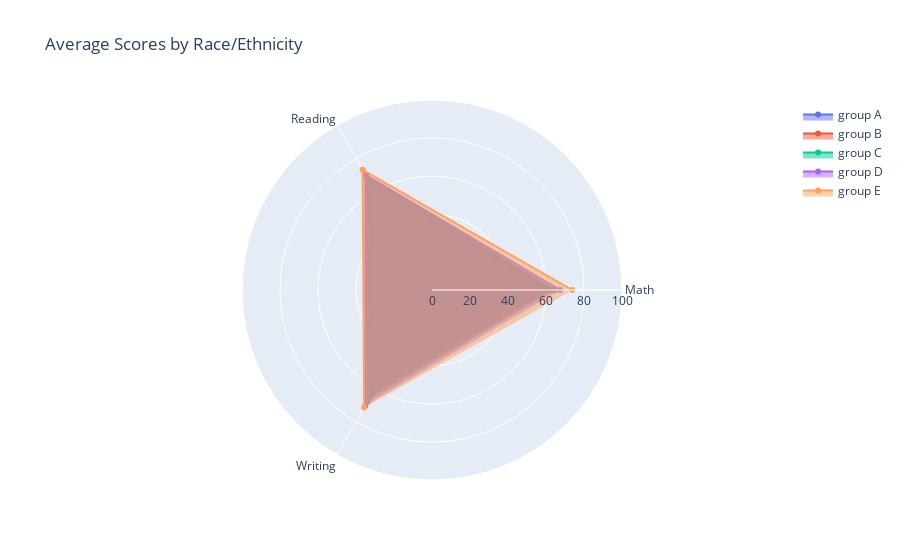

Notebook source saved alongside this figure:
### Code cell
#Radar Chart - Average Scores by Group
avg_scores = df.groupby('race_ethnicity')[['math_score', 'reading_score', 'writing_score']].mean()

fig = go.Figure()
for group in avg_scores.index:
    fig.add_trace(go.Scatterpolar(
        r=avg_scores.loc[group].values,
        theta=['Math', 'Reading', 'Writing'],
        fill='toself',
        name=group
    ))
fig.update_layout(polar=dict(radialaxis=dict(visible=True, range=[0, 100])),
                  title='Average Scores by Race/Ethnicity')
fig.show()

### Figure 1 — Plotly figure (JSON) as saved in the notebook; plotly's stock layout.template omitted (floating-point values rounded to 4 significant figures)
{"data": [{"fill": "toself", "name": "group A", "r": [61.63, 64.67, 62.67], "theta": ["Math", "Reading", "Writing"], "type": "scatterpolar"}, {"fill": "toself", "name": "group B", "r": [63.45, 67.35, 65.6], "theta": ["Math", "Reading", "Writing"], "type": "scatterpolar"}, {"fill": "toself", "name": "group C", "r": [64.46, 69.1, 67.83], "theta": ["Math", "Reading", "Writing"], "type": "scatterpolar"}, {"fill": "toself", "name": "group D", "r": [67.36, 70.03, 70.15], "theta": ["Math", "Reading", "Writing"], "type": "scatterpolar"}, {"fill": "toself", "name": "group E", "r": [73.82, 73.03, 71.41], "theta": ["Math", "Reading", "Writing"], "type": "scatterpolar"}], "layout": {"polar": {"radialaxis": {"range": [0, 100], "visible": true}}, "title": {"text": "Average Scores by Race/Ethnicity"}}}
